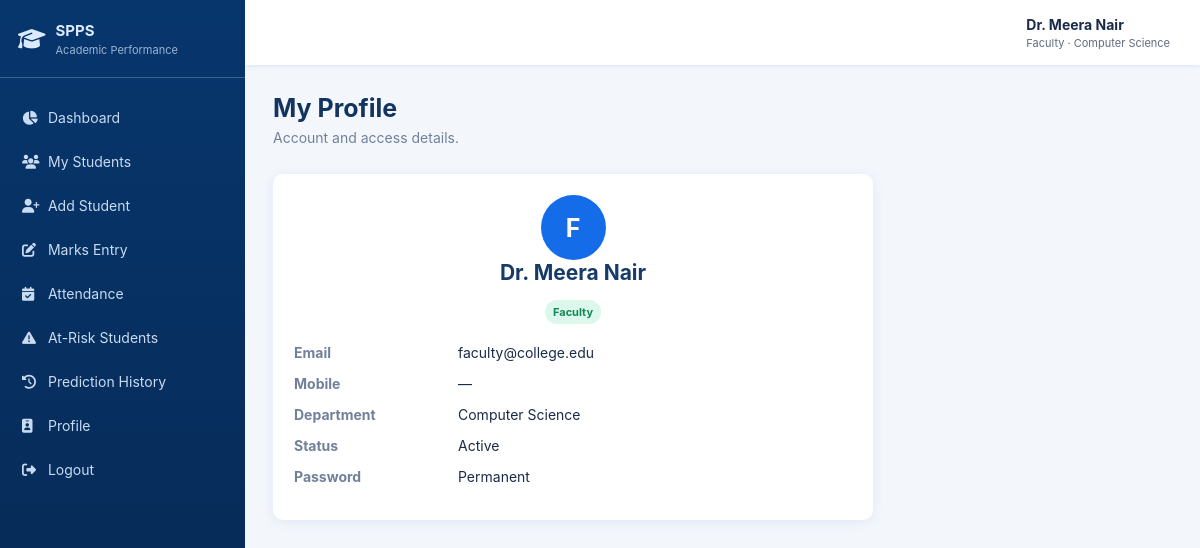
The page /profile (signed in) on the database its author committed.
### models.py (models this page shows, shortened)
class User(db.Model):
    id = db.Column(db.Integer, primary_key=True)
    username = db.Column(db.String(80), nullable=False, unique=True)
    email = db.Column(db.String(120), nullable=False, unique=True)
    password_hash = db.Column(db.String(255), nullable=False)
    role = db.Column(db.String(30), nullable=False, default='faculty')
    department = db.Column(db.String(80))
    phone = db.Column(db.String(20))
    status = db.Column(db.String(20), default='active')
    password_change_required = db.Column(db.Boolean, default=False)
    otp_hash = db.Column(db.String(255))
    otp_expires_at = db.Column(db.DateTime)
    created_at = db.Column(db.DateTime, default=datetime.utcnow)
    faculty = db.relationship('Faculty', backref='user', uselist=False, cascade='all, delete-orphan')

class Faculty(db.Model):
    id = db.Column(db.Integer, primary_key=True)
    user_id = db.Column(db.Integer, db.ForeignKey('user.id'), unique=True, nullable=False)
    faculty_id = db.Column(db.String(30), unique=True, nullable=False)
    name = db.Column(db.String(100), nullable=False)
    department = db.Column(db.String(80), nullable=False)

### app.py (the view)
@app.route('/profile')
@guard('admin', 'faculty')
def profile():
    return render_template('user_profile.html')

### app.py (called while the page is built)
def current_user():
    return db.session.get(User, session.get('user_id')) if session.get('user_id') else None

def guard(*roles):
    def deco(fn):
        from functools import wraps
        @wraps(fn)
        def wrapped(*args, **kwargs):
            u = current_user()
            if not u:
                return redirect(url_for('login'))
            if roles and u.role not in roles:
                abort(403)
            return fn(*args, **kwargs)
        return wrapped
    return deco

@app.before_request
def csrf_protection():
    if request.method == 'POST' and request.form.get('_csrf_token') != session.get('_csrf_token'):
        abort(403)

@app.context_processor
def inject():
    if '_csrf_token' not in session:
        session['_csrf_token'] = secrets.token_urlsafe(32)
    return {
        'user': current_user(),
        'now': datetime.now(),
        'csrf_token': session['_csrf_token'],
        'assessment_defaults': app.config['ASSESSMENT_DEFAULTS'],
        'config': app.config,
    }

### templates/user_profile.html
{% extends 'base.html' %}
{% block content %}
<div class="page-head"><div><h1>My Profile</h1><p>Account and access details.</p></div></div>
<div class="card profile-card">
<div class="avatar">{{user.username[0]|upper}}</div>
<h2>{{user.faculty.name if user.faculty else user.username}}</h2>
<p><span class="badge low">{{user.role|title}}</span></p>
<dl>
<dt>Email</dt><dd>{{user.email}}</dd>
<dt>Mobile</dt><dd>{{user.phone or '—'}}</dd>
<dt>Department</dt><dd>{{user.department or '—'}}</dd>
<dt>Status</dt><dd>{{user.status|title}}</dd>
<dt>Password</dt><dd>{{'Temporary - change required' if user.password_change_required else 'Permanent'}}</dd>
</dl>
</div>
{% endblock %}

### templates/base.html (shortened to what this page needs)
<!doctype html>
<html lang="en">
<head>
<link rel="stylesheet" href="https://cdnjs.cloudflare.com/ajax/libs/font-awesome/6.7.2/css/all.min.css">
<link rel="stylesheet" href="{{ url_for('static',filename='css/style.css') }}">
</head>
<body>
{% if user %}
<aside>
  <div class="brand">
    <i class="fa-solid fa-graduation-cap"></i>
    <span>SPPS<small>Academic Performance</small></span>
  </div>
  <nav>
    <a href="{{url_for('dashboard')}}"><i class="fa fa-chart-pie"></i> Dashboard</a>
    <a href="{{url_for('students')}}"><i class="fa fa-users"></i> {{ 'My Students' if user.role=='faculty' else 'Students' }}</a>
    <a href="{{url_for('student_form')}}"><i class="fa fa-user-plus"></i> Add Student</a>
    <a href="{{url_for('marks_entry')}}"><i class="fa fa-pen-to-square"></i> Marks Entry</a>
    <a href="{{url_for('attendance_entry')}}"><i class="fa fa-calendar-check"></i> Attendance</a>
    <a href="{{url_for('at_risk')}}"><i class="fa fa-triangle-exclamation"></i> At-Risk Students</a>
    <a href="{{url_for('history')}}"><i class="fa fa-clock-rotate-left"></i> Prediction History</a>
    <a href="{{url_for('profile')}}"><i class="fa fa-id-badge"></i> Profile</a>
    <a href="{{url_for('logout')}}"><i class="fa fa-right-from-bracket"></i> Logout</a>
  </nav>
</aside>
<main>
<header>
  <div><b>{{ user.faculty.name if user.faculty else user.username }}</b><small>{{ user.role|title }} · {{ user.department or 'College' }}</small></div>
</header>
{% endif %}
<section class="content">
{% block content %}{% endblock %}
</section>
{% if user %}</main>{% endif %}
</body>
</html>

### static/css/style.css (style rules this page uses)
* { box-sizing:border-box }
body { margin:0;background:#f3f7fc;color:#1a2b49;font:14px Inter,Segoe UI,Arial,sans-serif }
aside { position:fixed;width:245px;inset:0 auto 0 0;background:linear-gradient(#07366d,#062750);color:#dbeaff;z-index:4 }
.brand { height:78px;padding:15px 18px;display:flex;align-items:center;gap:10px;border-bottom:1px solid #356294;font-size:22px }
.brand small,header small,table small { display:block;font-size:11px;font-weight:400;opacity:.7;margin-top:3px }
.brand span { font-weight:700;font-size:15px }
nav { padding:16px 10px }
nav a { display:block;color:#c9dbf1;text-decoration:none;padding:12px;border-radius:7px;margin:3px 0 }
nav i { width:22px }
main { margin-left:245px }
header { height:65px;background:#fff;box-shadow:0 1px 5px #dae4f1;display:flex;justify-content:flex-end;align-items:center;padding:0 30px }
.content { padding:28px;max-width:1600px;margin:auto }
.page-head,.profile-head { display:flex;justify-content:space-between;align-items:center;margin-bottom:22px }
.page-head h1,.profile-head h1 { margin:0;font-size:25px;color:#12345e }
.page-head p,.profile-head p { color:#71809a;margin:6px 0 }
.card { background:#fff;border-radius:10px;padding:21px;box-shadow:0 2px 12px #dfe8f4;margin-bottom:20px }
.card h2,.card h3 { margin-top:0;color:#173b68 }
.badge { padding:5px 8px;border-radius:20px;font-size:11px;font-weight:bold }
.low { background:#dcf7eb;color:#118755 }
.avatar { width:65px;height:65px;border-radius:50%;background:#146ce8;color:#fff;display:grid;place-items:center;font-size:25px;font-weight:bold }
dl { display:grid;grid-template-columns:150px 1fr;gap:14px }
dt { font-weight:bold;color:#71809a }
dd { margin:0 }
.profile-card { max-width:600px;text-align:center }
.profile-card .avatar { margin:auto }
.profile-card dl { text-align:left;margin-top:25px }

### rows shown on the page
User: role "My Students", role "Faculty", department "Computer Science", username "F", email "faculty@college.edu", phone "—", status "Active", password_change_required "Permanent"
Faculty: faculty "Dr. Meera Nair"
